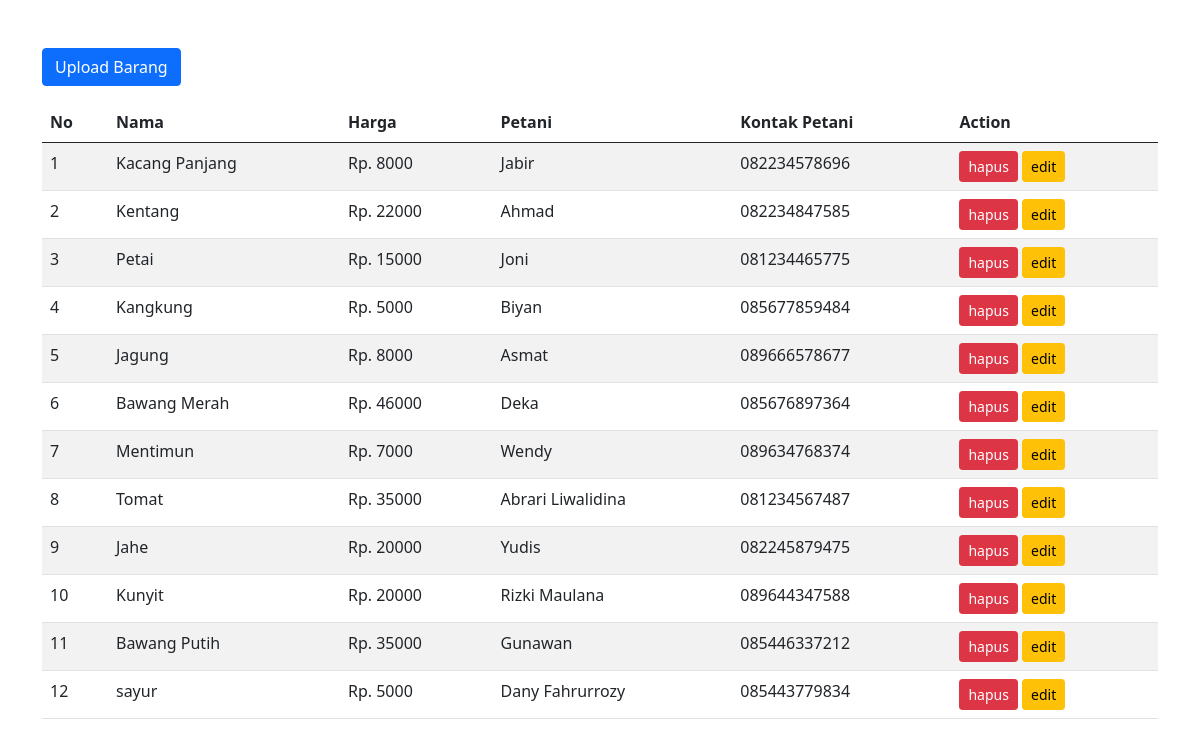
Screenshot of /barang.php with the database file from the repository.
### tables this page shows
CREATE TABLE `barang` (
  `id` int(11) NOT NULL,
  `nama` varchar(100) NOT NULL,
  `harga` int(11) NOT NULL,
  `petani` varchar(100) NOT NULL,
  `kontak` varchar(15) NOT NULL,
  `gambar` text NOT NULL,
  `deskripsi` text NOT NULL
);

### code/get/barang.php (called while the page is built)
<?php
$sql = "SELECT * FROM barang ORDER BY id DESC";
$query = mysqli_query($con, $sql);

### barang.php (the view, shortened to what this page needs)
<?php
include("./template/_snippets/_header.php");
include("./database/koneksi.php");
include("./code/get/barang.php");
?>
<div class="container mt-5">
    <button type="button" onclick="uploadData()" class="btn btn-primary" data-bs-toggle="modal" data-bs-target="#exampleModal">Upload Barang</button>
    <table class="table table-striped mt-3">
        <thead>
            <tr>
                <th>No</th>
                <th>Nama</th>
                <th>Harga</th>
                <th>Petani</th>
                <th>Kontak Petani</th>
                <th>Action</th>
            </tr>
        </thead>
        <tbody>
            <?php $no = 0;
            while ($row = mysqli_fetch_object($query)) {
                $no += 1; ?>
                <tr>
                    <td><?= $no ?></td>
                    <td><?= $row->nama ?></td>
                    <td>Rp. <?= $row->harga ?></td>
                    <td><?= $row->petani ?></td>
                    <td><?= $row->kontak ?></td>
                    <td>
                        <a href="/hijaumobile/code/delete/barang.php?id=<?= $row->id ?>" class="btn btn-sm btn-danger">hapus</a>
                        <button onclick="getBarang(<?= $row->id ?>)" data-bs-toggle="modal" data-bs-target="#exampleModal" class="btn btn-sm btn-warning">edit</button>
                    </td>
                </tr>
            <?php } ?>
        </tbody>
    </table>
</div>
<?php include("./template/_snippets/_footer.php"); ?>

### rows the page displays
barang: nama "Kacang Panjang", harga "8000", petani "Jabir", kontak "082234578696"
barang: nama "Kentang", harga "22000", petani "Ahmad", kontak "082234847585"
barang: nama "Petai", harga "15000", petani "Joni", kontak "081234465775"
barang: nama "Kangkung", harga "5000", petani "Biyan", kontak "085677859484"
barang: nama "Jagung", harga "8000", petani "Asmat", kontak "089666578677"
barang: nama "Bawang Merah", harga "46000", petani "Deka", kontak "085676897364"
barang: nama "Mentimun", harga "7000", petani "Wendy", kontak "089634768374"
barang: nama "Tomat", harga "35000", petani "Abrari Liwalidina", kontak "081234567487"
barang: nama "Jahe", harga "20000", petani "Yudis", kontak "082245879475"
barang: nama "Kunyit", harga "20000", petani "Rizki Maulana", kontak "089644347588"
barang: nama "Bawang Putih", harga "35000", petani "Gunawan", kontak "085446337212"
barang: nama "sayur", harga "5000", petani "Dany Fahrurrozy", kontak "085443779834"
